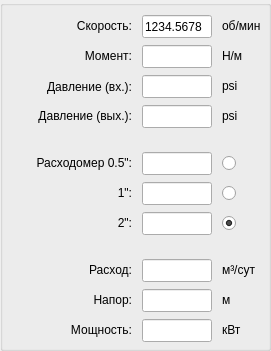
      <widget class="QGroupBox" name="groupBox_2">
       <property name="geometry">
        <rect>
         <x>10</x>
         <y>50</y>
         <width>271</width>
         <height>351</height>
        </rect>
       </property>
       <property name="title">
        <string/>
       </property>
       <widget class="QWidget" name="gridLayoutWidget_2">
        <property name="geometry">
         <rect>
          <x>10</x>
          <y>13</y>
          <width>251</width>
          <height>333</height>
         </rect>
        </property>
        <layout class="QGridLayout" name="gridLayout" columnstretch="0,0,0,0">
         <property name="sizeConstraint">
          <enum>QLayout::SetDefaultConstraint</enum>
         </property>
         <property name="horizontalSpacing">
          <number>10</number>
         </property>
         <property name="verticalSpacing">
          <number>5</number>
         </property>
         <item row="3" column="2">
          <widget class="QLineEdit" name="txtPsiOut">
           <property name="sizePolicy">
            <sizepolicy hsizetype="Fixed" vsizetype="Fixed">
             <horstretch>0</horstretch>
             <verstretch>0</verstretch>
            </sizepolicy>
           </property>
           <property name="minimumSize">
            <size>
             <width>70</width>
             <height>23</height>
            </size>
           </property>
           <property name="maximumSize">
            <size>
             <width>70</width>
             <height>23</height>
            </size>
           </property>
           <property name="focusPolicy">
            <enum>Qt::ClickFocus</enum>
           </property>
           <property name="inputMethodHints">
            <set>Qt::ImhNone</set>
           </property>
           <property name="readOnly">
            <bool>true</bool>
           </property>
          </widget>
         </item>
         <item row="0" column="0" colspan="2">
          <widget class="QLabel" name="lblProducer_2">
           <property name="sizePolicy">
            <sizepolicy hsizetype="Fixed" vsizetype="Fixed">
             <horstretch>0</horstretch>
             <verstretch>0</verstretch>
            </sizepolicy>
           </property>
           <property name="minimumSize">
            <size>
             <width>110</width>
             <height>20</height>
            </size>
           </property>
           <property name="maximumSize">
            <size>
             <width>200</width>
             <height>20</height>
            </size>
           </property>
           <property name="text">
            <string>Скорость:</string>
           </property>
           <property name="alignment">
            <set>Qt::AlignRight|Qt::AlignTrailing|Qt::AlignVCenter</set>
           </property>
          </widget>
         </item>
         <item row="2" column="0" colspan="2">
          <widget class="QLabel" name="lblStages_3">
           <property name="sizePolicy">
            <sizepolicy hsizetype="Fixed" vsizetype="Fixed">
             <horstretch>0</horstretch>
             <verstretch>0</verstretch>
            </sizepolicy>
           </property>
           <property name="minimumSize">
            <size>
             <width>110</width>
             <height>20</height>
            </size>
           </property>
           <property name="maximumSize">
            <size>
             <width>200</width>
             <height>19</height>
            </size>
           </property>
           <property name="text">
            <string>Давление (вх.):</string>
           </property>
           <property name="alignment">
            <set>Qt::AlignRight|Qt::AlignTrailing|Qt::AlignVCenter</set>
           </property>
          </widget>
         </item>
         <item row="5" column="0" colspan="2">
          <widget class="QLabel" name="lblSerial_4">
           <property name="sizePolicy">
            <sizepolicy hsizetype="Fixed" vsizetype="Fixed">
             <horstretch>0</horstretch>
             <verstretch>0</verstretch>
            </sizepolicy>
           </property>
           <property name="minimumSize">
            <size>
             <width>110</width>
             <height>20</height>
            </size>
           </property>
           <property name="maximumSize">
            <size>
             <width>200</width>
             <height>20</height>
            </size>
           </property>
           <property name="text">
            <string>Расходомер 0.5&quot;:</string>
           </property>
           <property name="alignment">
            <set>Qt::AlignRight|Qt::AlignTrailing|Qt::AlignVCenter</set>
           </property>
          </widget>
         </item>
         <item row="0" column="3">
          <widget class="QLabel" name="lblProducer_3">
           <property name="sizePolicy">
            <sizepolicy hsizetype="Fixed" vsizetype="Fixed">
             <horstretch>0</horstretch>
             <verstretch>0</verstretch>
            </sizepolicy>
           </property>
           <property name="minimumSize">
            <size>
             <width>0</width>
             <height>0</height>
            </size>
           </property>
           <property name="maximumSize">
            <size>
             <width>120</width>
             <height>20</height>
            </size>
           </property>
           <property name="layoutDirection">
            <enum>Qt::RightToLeft</enum>
           </property>
           <property name="text">
            <string>об/мин</string>
           </property>
           <property name="alignment">
            <set>Qt::AlignLeading|Qt::AlignLeft|Qt::AlignVCenter</set>
           </property>
          </widget>
         </item>
         <item row="6" column="0" colspan="2">
          <widget class="QLabel" name="lblSerial_5">
           <property name="sizePolicy">
            <sizepolicy hsizetype="Fixed" vsizetype="Fixed">
             <horstretch>0</horstretch>
             <verstretch>0</verstretch>
            </sizepolicy>
           </property>
           <property name="minimumSize">
            <size>
             <width>110</width>
             <height>0</height>
            </size>
           </property>
           <property name="maximumSize">
            <size>
             <width>200</width>
             <height>20</height>
            </size>
           </property>
           <property name="text">
            <string> 1&quot;:</string>
           </property>
           <property name="alignment">
            <set>Qt::AlignRight|Qt::AlignTrailing|Qt::AlignVCenter</set>
           </property>
          </widget>
         </item>
         <item row="5" column="3">
          <widget class="QRadioButton" name="radioFlow05">
           <property name="maximumSize">
            <size>
             <width>20</width>
             <height>20</height>
            </size>
           </property>
           <property name="text">
            <string/>
           </property>
          </widget>
         </item>
         <item row="10" column="2">
          <widget class="QLineEdit" name="txtLift">
           <property name="sizePolicy">
            <sizepolicy hsizetype="Fixed" vsizetype="Fixed">
             <horstretch>0</horstretch>
             <verstretch>0</verstretch>
            </sizepolicy>
           </property>
           <property name="minimumSize">
            <size>
             <width>70</width>
             <height>23</height>
            </size>
           </property>
           <property name="maximumSize">
            <size>
             <width>70</width>
             <height>23</height>
            </size>
           </property>
           <property name="focusPolicy">
            <enum>Qt::ClickFocus</enum>
           </property>
           <property name="inputMethodHints">
            <set>Qt::ImhNone</set>
           </property>
           <property name="readOnly">
            <bool>true</bool>
           </property>
          </widget>
         </item>
         <item row="4" column="2">
          <widget class="QWidget" name="widget" native="true">
           <property name="maximumSize">
            <size>
             <width>100</width>
             <height>10</height>
            </size>
           </property>
          </widget>
         </item>
         <item row="2" column="3">
          <widget class="QLabel" name="lblProducer_5">
           <property name="sizePolicy">
            <sizepolicy hsizetype="Fixed" vsizetype="Fixed">
             <horstretch>0</horstretch>
             <verstretch>0</verstretch>
            </sizepolicy>
           </property>
           <property name="minimumSize">
            <size>
             <width>0</width>
             <height>0</height>
            </size>
           </property>
           <property name="maximumSize">
            <size>
             <width>120</width>
             <height>20</height>
            </size>
           </property>
           <property name="text">
            <string>psi</string>
           </property>
           <property name="alignment">
            <set>Qt::AlignLeading|Qt::AlignLeft|Qt::AlignVCenter</set>
           </property>
          </widget>
         </item>
         <item row="5" column="2">
          <widget class="QLineEdit" name="txtFlow05">
           <property name="sizePolicy">
            <sizepolicy hsizetype="Fixed" vsizetype="Fixed">
             <horstretch>0</horstretch>
             <verstretch>0</verstretch>
            </sizepolicy>
           </property>
           <property name="minimumSize">
            <size>
             <width>70</width>
             <height>23</height>
            </size>
           </property>
           <property name="maximumSize">
            <size>
             <width>70</width>
             <height>23</height>
            </size>
           </property>
           <property name="focusPolicy">
            <enum>Qt::ClickFocus</enum>
           </property>
           <property name="inputMethodHints">
            <set>Qt::ImhNone</set>
           </property>
           <property name="readOnly">
            <bool>true</bool>
           </property>
          </widget>
         </item>
         <item row="7" column="0" colspan="2">
          <widget class="QLabel" name="lblLenght_3">
           <property name="sizePolicy">
            <sizepolicy hsizetype="Fixed" vsizetype="Fixed">
             <horstretch>0</horstretch>
             <verstretch>0</verstretch>
            </sizepolicy>
           </property>
           <property name="minimumSize">
            <size>
             <width>110</width>
             <height>20</height>
            </size>
           </property>
           <property name="maximumSize">
            <size>
             <width>200</width>
             <height>20</height>
            </size>
           </property>
           <property name="text">
            <string>2&quot;:</string>
           </property>
           <property name="alignment">
            <set>Qt::AlignRight|Qt::AlignTrailing|Qt::AlignVCenter</set>
           </property>
          </widget>
         </item>
         <item row="8" column="2">
          <widget class="QWidget" name="widget_2" native="true">
           <property name="maximumSize">
            <size>
             <width>100</width>
             <height>10</height>
            </size>
           </property>
          </widget>
         </item>
         <item row="6" column="3">
          <widget class="QRadioButton" name="radioFlow05_2">
           <property name="maximumSize">
            <size>
             <width>20</width>
             <height>20</height>
            </size>
           </property>
           <property name="text">
            <string/>
           </property>
          </widget>
         </item>
         <item row="3" column="3">
          <widget class="QLabel" name="lblProducer_6">
           <property name="sizePolicy">
            <sizepolicy hsizetype="Fixed" vsizetype="Fixed">
             <horstretch>0</horstretch>
             <verstretch>0</verstretch>
            </sizepolicy>
           </property>
           <property name="minimumSize">
            <size>
             <width>0</width>
             <height>0</height>
            </size>
           </property>
           <property name="maximumSize">
            <size>
             <width>120</width>
             <height>20</height>
            </size>
           </property>
           <property name="layoutDirection">
            <enum>Qt::RightToLeft</enum>
           </property>
           <property name="text">
            <string>psi</string>
           </property>
           <property name="alignment">
            <set>Qt::AlignLeading|Qt::AlignLeft|Qt::AlignVCenter</set>
           </property>
          </widget>
         </item>
         <item row="10" column="0" colspan="2">
          <widget class="QLabel" name="lblAssembly_6">
           <property name="sizePolicy">
            <sizepolicy hsizetype="Fixed" vsizetype="Fixed">
             <horstretch>0</horstretch>
             <verstretch>0</verstretch>
            </sizepolicy>
           </property>
           <property name="minimumSize">
            <size>
             <width>110</width>
             <height>20</height>
            </size>
           </property>
           <property name="maximumSize">
            <size>
             <width>200</width>
             <height>20</height>
            </size>
           </property>
           <property name="text">
            <string>Напор:</string>
           </property>
           <property name="alignment">
            <set>Qt::AlignRight|Qt::AlignTrailing|Qt::AlignVCenter</set>
           </property>
          </widget>
         </item>
         <item row="0" column="2">
          <widget class="QLineEdit" name="txtRPM">
           <property name="sizePolicy">
            <sizepolicy hsizetype="Fixed" vsizetype="Fixed">
             <horstretch>0</horstretch>
             <verstretch>0</verstretch>
            </sizepolicy>
           </property>
           <property name="minimumSize">
            <size>
             <width>70</width>
             <height>23</height>
            </size>
           </property>
           <property name="maximumSize">
            <size>
             <width>70</width>
             <height>23</height>
            </size>
           </property>
           <property name="focusPolicy">
            <enum>Qt::ClickFocus</enum>
           </property>
           <property name="inputMethodHints">
            <set>Qt::ImhNone</set>
           </property>
           <property name="text">
            <string>1234.5678</string>
           </property>
           <property name="readOnly">
            <bool>true</bool>
           </property>
          </widget>
         </item>
         <item row="11" column="3">
          <widget class="QLabel" name="lblProducer_9">
           <property name="sizePolicy">
            <sizepolicy hsizetype="Fixed" vsizetype="Fixed">
             <horstretch>0</horstretch>
             <verstretch>0</verstretch>
            </sizepolicy>
           </property>
           <property name="minimumSize">
            <size>
             <width>0</width>
             <height>0</height>
            </size>
           </property>
           <property name="maximumSize">
            <size>
             <width>120</width>
             <height>20</height>
            </size>
           </property>
           <property name="layoutDirection">
            <enum>Qt::RightToLeft</enum>
           </property>
           <property name="text">
            <string>кВт</string>
           </property>
           <property name="alignment">
            <set>Qt::AlignLeading|Qt::AlignLeft|Qt::AlignVCenter</set>
           </property>
          </widget>
         </item>
         <item row="7" column="2">
          <widget class="QLineEdit" name="txtFlow2">
           <property name="sizePolicy">
            <sizepolicy hsizetype="Fixed" vsizetype="Fixed">
             <horstretch>0</horstretch>
             <verstretch>0</verstretch>
            </sizepolicy>
           </property>
           <property name="minimumSize">
            <size>
             <width>70</width>
             <height>23</height>
            </size>
           </property>
           <property name="maximumSize">
            <size>
             <width>70</width>
             <height>23</height>
            </size>
           </property>
           <property name="focusPolicy">
            <enum>Qt::ClickFocus</enum>
           </property>
           <property name="inputMethodHints">
            <set>Qt::ImhNone</set>
           </property>
           <property name="readOnly">
            <bool>true</bool>
           </property>
          </widget>
         </item>
         <item row="9" column="0" colspan="2">
          <widget class="QLabel" name="lblAssembly_9">
           <property name="sizePolicy">
            <sizepolicy hsizetype="Fixed" vsizetype="Fixed">
             <horstretch>0</horstretch>
             <verstretch>0</verstretch>
            </sizepolicy>
           </property>
           <property name="minimumSize">
            <size>
             <width>110</width>
             <height>20</height>
            </size>
           </property>
           <property name="maximumSize">
            <size>
             <width>200</width>
             <height>20</height>
            </size>
           </property>
           <property name="text">
            <string>Расход:</string>
           </property>
           <property name="alignment">
            <set>Qt::AlignRight|Qt::AlignTrailing|Qt::AlignVCenter</set>
           </property>
          </widget>
         </item>
         <item row="9" column="3">
          <widget class="QLabel" name="lblProducer_7">
           <property name="sizePolicy">
            <sizepolicy hsizetype="Fixed" vsizetype="Fixed">
             <horstretch>0</horstretch>
             <verstretch>0</verstretch>
            </sizepolicy>
           </property>
           <property name="minimumSize">
            <size>
             <width>0</width>
             <height>0</height>
            </size>
           </property>
           <property name="maximumSize">
            <size>
             <width>120</width>
             <height>20</height>
            </size>
           </property>
           <property name="layoutDirection">
            <enum>Qt::RightToLeft</enum>
           </property>
           <property name="text">
            <string>м³/сут</string>
           </property>
           <property name="alignment">
            <set>Qt::AlignLeading|Qt::AlignLeft|Qt::AlignVCenter</set>
           </property>
          </widget>
         </item>
         <item row="9" column="2">
          <widget class="QLineEdit" name="txtFlow">
           <property name="sizePolicy">
            <sizepolicy hsizetype="Fixed" vsizetype="Fixed">
             <horstretch>0</horstretch>
             <verstretch>0</verstretch>
            </sizepolicy>
           </property>
           <property name="minimumSize">
            <size>
             <width>70</width>
             <height>23</height>
            </size>
           </property>
           <property name="maximumSize">
            <size>
             <width>70</width>
             <height>23</height>
            </size>
           </property>
           <property name="focusPolicy">
            <enum>Qt::ClickFocus</enum>
           </property>
           <property name="inputMethodHints">
            <set>Qt::ImhNone</set>
           </property>
           <property name="readOnly">
            <bool>true</bool>
           </property>
          </widget>
         </item>
         <item row="2" column="2">
          <widget class="QLineEdit" name="txtPsiIn">
           <property name="sizePolicy">
            <sizepolicy hsizetype="Fixed" vsizetype="Fixed">
             <horstretch>0</horstretch>
             <verstretch>0</verstretch>
            </sizepolicy>
           </property>
           <property name="minimumSize">
            <size>
             <width>70</width>
             <height>23</height>
            </size>
           </property>
           <property name="maximumSize">
            <size>
             <width>70</width>
             <height>23</height>
            </size>
           </property>
           <property name="focusPolicy">
            <enum>Qt::ClickFocus</enum>
           </property>
           <property name="inputMethodHints">
            <set>Qt::ImhNone</set>
           </property>
           <property name="readOnly">
            <bool>true</bool>
           </property>
          </widget>
         </item>
         <item row="1" column="0" colspan="2">
          <widget class="QLabel" name="lblType_2">
           <property name="sizePolicy">
            <sizepolicy hsizetype="Fixed" vsizetype="Fixed">
             <horstretch>0</horstretch>
             <verstretch>0</verstretch>
            </sizepolicy>
           </property>
           <property name="minimumSize">
            <size>
             <width>110</width>
             <height>20</height>
            </size>
           </property>
           <property name="maximumSize">
            <size>
             <width>200</width>
             <height>20</height>
            </size>
           </property>
           <property name="text">
            <string>Момент:</string>
           </property>
           <property name="alignment">
            <set>Qt::AlignRight|Qt::AlignTrailing|Qt::AlignVCenter</set>
           </property>
          </widget>
         </item>
         <item row="10" column="3">
          <widget class="QLabel" name="lblProducer_8">
           <property name="sizePolicy">
            <sizepolicy hsizetype="Fixed" vsizetype="Fixed">
             <horstretch>0</horstretch>
             <verstretch>0</verstretch>
            </sizepolicy>
           </property>
           <property name="minimumSize">
            <size>
             <width>0</width>
             <height>0</height>
            </size>
           </property>
           <property name="maximumSize">
            <size>
             <width>120</width>
             <height>20</height>
            </size>
           </property>
           <property name="layoutDirection">
            <enum>Qt::RightToLeft</enum>
           </property>
           <property name="text">
            <string>м</string>
           </property>
           <property name="alignment">
            <set>Qt::AlignLeading|Qt::AlignLeft|Qt::AlignVCenter</set>
           </property>
          </widget>
         </item>
         <item row="6" column="2">
          <widget class="QLineEdit" name="txtFlow1">
           <property name="sizePolicy">
            <sizepolicy hsizetype="Fixed" vsizetype="Fixed">
             <horstretch>0</horstretch>
             <verstretch>0</verstretch>
            </sizepolicy>
           </property>
           <property name="minimumSize">
            <size>
             <width>70</width>
             <height>23</height>
            </size>
           </property>
           <property name="maximumSize">
            <size>
             <width>70</width>
             <height>23</height>
            </size>
           </property>
           <property name="focusPolicy">
            <enum>Qt::ClickFocus</enum>
           </property>
           <property name="inputMethodHints">
            <set>Qt::ImhNone</set>
           </property>
           <property name="readOnly">
            <bool>true</bool>
           </property>
          </widget>
         </item>
         <item row="3" column="0" colspan="2">
          <widget class="QLabel" name="lblAssembly_3">
           <property name="sizePolicy">
            <sizepolicy hsizetype="Fixed" vsizetype="Fixed">
             <horstretch>0</horstretch>
             <verstretch>0</verstretch>
            </sizepolicy>
           </property>
           <property name="minimumSize">
            <size>
             <width>110</width>
             <height>20</height>
            </size>
           </property>
           <property name="maximumSize">
            <size>
             <width>200</width>
             <height>20</height>
            </size>
           </property>
           <property name="text">
            <string>Давление (вых.):</string>
           </property>
           <property name="alignment">
            <set>Qt::AlignRight|Qt::AlignTrailing|Qt::AlignVCenter</set>
           </property>
          </widget>
         </item>
         <item row="1" column="2">
          <widget class="QLineEdit" name="txtTorque">
           <property name="sizePolicy">
            <sizepolicy hsizetype="Fixed" vsizetype="Fixed">
             <horstretch>0</horstretch>
             <verstretch>0</verstretch>
            </sizepolicy>
           </property>
           <property name="minimumSize">
            <size>
             <width>70</width>
             <height>23</height>
            </size>
           </property>
           <property name="maximumSize">
            <size>
             <width>70</width>
             <height>23</height>
            </size>
           </property>
           <property name="focusPolicy">
            <enum>Qt::ClickFocus</enum>
           </property>
           <property name="inputMethodHints">
            <set>Qt::ImhNone</set>
           </property>
           <property name="readOnly">
            <bool>true</bool>
           </property>
          </widget>
         </item>
         <item row="11" column="2">
          <widget class="QLineEdit" name="txtPower">
           <property name="sizePolicy">
            <sizepolicy hsizetype="Fixed" vsizetype="Fixed">
             <horstretch>0</horstretch>
             <verstretch>0</verstretch>
            </sizepolicy>
           </property>
           <property name="minimumSize">
            <size>
             <width>70</width>
             <height>23</height>
            </size>
           </property>
           <property name="maximumSize">
            <size>
             <width>70</width>
             <height>23</height>
            </size>
           </property>
           <property name="focusPolicy">
            <enum>Qt::ClickFocus</enum>
           </property>
           <property name="inputMethodHints">
            <set>Qt::ImhNone</set>
           </property>
           <property name="readOnly">
            <bool>true</bool>
           </property>
          </widget>
         </item>
         <item row="1" column="3">
          <widget class="QLabel" name="lblProducer_4">
           <property name="sizePolicy">
            <sizepolicy hsizetype="Fixed" vsizetype="Fixed">
             <horstretch>0</horstretch>
             <verstretch>0</verstretch>
            </sizepolicy>
           </property>
           <property name="minimumSize">
            <size>
             <width>0</width>
             <height>0</height>
            </size>
           </property>
           <property name="maximumSize">
            <size>
             <width>120</width>
             <height>20</height>
            </size>
           </property>
           <property name="text">
            <string>Н/м</string>
           </property>
           <property name="alignment">
            <set>Qt::AlignLeading|Qt::AlignLeft|Qt::AlignVCenter</set>
           </property>
          </widget>
         </item>
         <item row="7" column="3">
          <widget class="QRadioButton" name="radioFlow05_3">
           <property name="maximumSize">
            <size>
             <width>20</width>
             <height>20</height>
            </size>
           </property>
           <property name="text">
            <string/>
           </property>
           <property name="checked">
            <bool>true</bool>
           </property>
          </widget>
         </item>
         <item row="11" column="0" colspan="2">
          <widget class="QLabel" name="lblAssembly_10">
           <property name="sizePolicy">
            <sizepolicy hsizetype="Fixed" vsizetype="Fixed">
             <horstretch>0</horstretch>
             <verstretch>0</verstretch>
            </sizepolicy>
           </property>
           <property name="minimumSize">
            <size>
             <width>110</width>
             <height>20</height>
            </size>
           </property>
           <property name="maximumSize">
            <size>
             <width>200</width>
             <height>20</height>
            </size>
           </property>
           <property name="text">
            <string>Мощность:</string>
           </property>
           <property name="alignment">
            <set>Qt::AlignRight|Qt::AlignTrailing|Qt::AlignVCenter</set>
           </property>
          </widget>
         </item>
        </layout>
       </widget>
      </widget>
